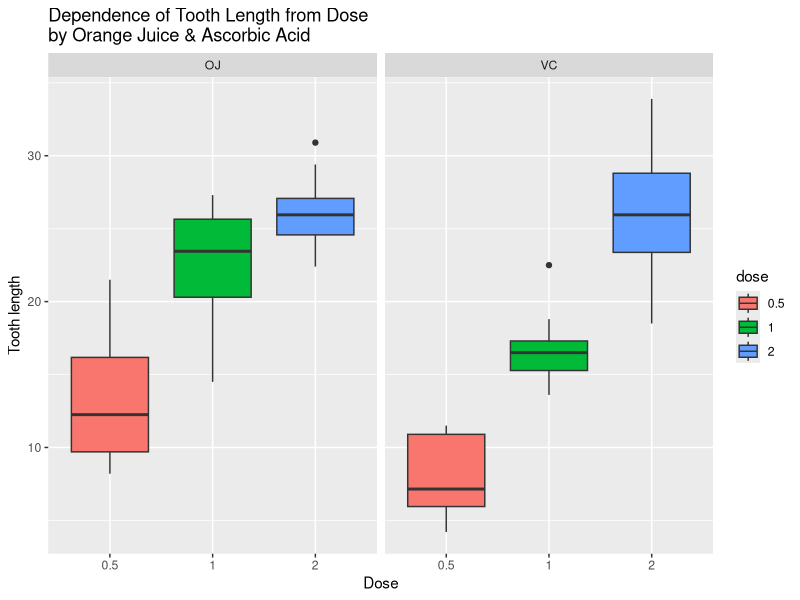

The R source for this figure: (Note: this script raises an error after producing the figure.)
## ---- chunk 1
library(ggplot2)
library(datasets)

data("ToothGrowth")
## ---- chunk 2
ToothGrowth$dose <- as.factor(ToothGrowth$dose)
ggplot(ToothGrowth, aes(x = dose, y = len, fill = dose)) +
     geom_boxplot() + facet_grid(. ~ supp) +
     labs(title = "Dependence of Tooth Length from Dose 
by Orange Juice & Ascorbic Acid", x = "Dose", y = "Tooth length")
## ---- chunk 3
summary(ToothGrowth)
OJdata <- ToothGrowth[ToothGrowth$supp=="OJ",]
VCdata <- ToothGrowth[ToothGrowth$supp=="VC",]
dim(OJdata); dim(VCdata)
## ---- chunk 4
table(ToothGrowth$dose, ToothGrowth$supp)
## ---- chunk 5
var(OJdata$len); var(VCdata$len)
## ---- chunk 6
Dose_0.5 <- ToothGrowth[ToothGrowth$dose==0.5, ]
tt05 <- t.test(len~supp, data=Dose_0.5, paired=FALSE, var.equal=FALSE)
tt05$conf.int
tt05$estimate

Dose_1 <- ToothGrowth[ToothGrowth$dose==1, ]
tt1 <- t.test(len~supp, data=Dose_1, paired=FALSE, var.equal=FALSE)
tt1$conf.int
tt1$estimate

Dose_2 <- ToothGrowth[ToothGrowth$dose==2, ]
tt2 <- t.test(len~supp, data=Dose_2, paired=FALSE, var.equal=FALSE)
tt2$conf.int
tt2$estimate
